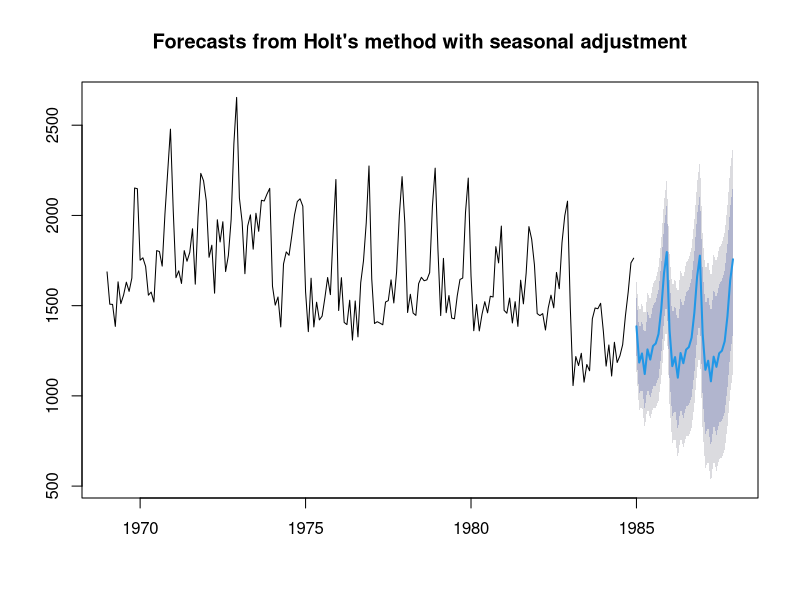

Write R code to recreate this figure.
library(forecast)


### Name: sindexf
### Title: Forecast seasonal index
### Aliases: sindexf
### Keywords: ts

### ** Examples

uk.stl <- stl(UKDriverDeaths,"periodic")
uk.sa <- seasadj(uk.stl)
uk.fcast <- holt(uk.sa,36)
seasf <- sindexf(uk.stl,36)
uk.fcast$mean <- uk.fcast$mean + seasf
uk.fcast$lower <- uk.fcast$lower + cbind(seasf,seasf)
uk.fcast$upper <- uk.fcast$upper + cbind(seasf,seasf)
uk.fcast$x <- UKDriverDeaths
plot(uk.fcast,main="Forecasts from Holt's method with seasonal adjustment")
